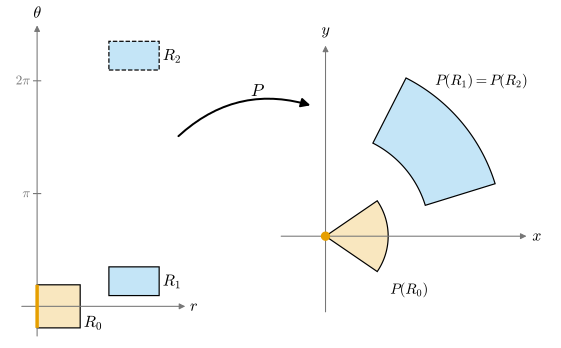

Write Python code to recreate this figure.
"""그림 2.3.1: 극좌표 사상은 r ≠ 0에서 국소적으로 가역이지만 대역적으로는 단사가 아니다 (2.3절, 예 2.3.10).

P(r, θ) = (r cos θ, r sin θ), det DP = r.
왼쪽 (r, θ) 평면:
    R_1 = [1, 1.7] × [0.3, 1.1],  R_2 = R_1 + (0, 2π)   (하늘색)
    R_0 = [0, 0.6] × [-0.6, 0.6]                       (주황, 왼쪽 변 r = 0은 굵은 주황 선)
오른쪽 (x, y) 평면: P(R_1) = P(R_2) (하늘색 부채꼴 띠), P(R_0) (주황 부채꼴), 변 r = 0은 원점 한 점으로 간다.
θ 축은 r 축보다 1/2로 줄여 그렸다 (매개변수 평면이므로 비율이 의미를 갖지 않는다).

실행: 프로젝트 루트에서 ``PYTHONPATH=tools python3 chapters/02-calculus-rn/figures/fig-2-3-1-polar-local-inverse.py``
"""

import dgfig

dgfig.setup()

import matplotlib.pyplot as plt
import numpy as np
from matplotlib.patches import Polygon

C = dgfig.COLORS
LW = dgfig.LW
TS = 0.5                                  # 왼쪽 그림에서 θ 축의 축척


def P(r, t):
    return np.array([r * np.cos(t), r * np.sin(t)])


R1 = (1.0, 1.7, 0.3, 1.1)
R2 = (1.0, 1.7, 0.3 + 2 * np.pi, 1.1 + 2 * np.pi)
R0 = (0.0, 0.6, -0.6, 0.6)


def rect(ax, R, color, alpha, ls="-", lw=0.9):
    r0, r1, t0, t1 = R
    pts = np.array([[r0, t0], [r1, t0], [r1, t1], [r0, t1]])
    pts[:, 1] *= TS
    ax.add_patch(Polygon(pts, closed=True, facecolor=color, alpha=alpha, lw=0, zorder=1))
    ax.add_patch(Polygon(pts, closed=True, fill=False, edgecolor=C["main"], lw=lw, ls=ls, zorder=2))


def image(R, n=120):
    r0, r1, t0, t1 = R
    s = np.linspace(0, 1, n)
    edge = np.concatenate([
        np.array([P(r0 + (r1 - r0) * u, t0) for u in s]),
        np.array([P(r1, t0 + (t1 - t0) * u) for u in s]),
        np.array([P(r1 - (r1 - r0) * u, t1) for u in s]),
        np.array([P(r0, t1 - (t1 - t0) * u) for u in s]),
    ])
    return edge


# 자기검사 (§12.1)
e1, e2 = image(R1), image(R2)
assert np.allclose(e1, e2)                                   # P(R_1) = P(R_2): 대역적으로 단사가 아님
assert np.allclose(image(R0)[3 * 120:], 0.0)                 # r = 0인 변은 원점으로
for (r, t) in ((1.3, 0.7), (0.3, 0.2), (1.0, 5.0)):
    J = np.array([[np.cos(t), -r * np.sin(t)], [np.sin(t), r * np.cos(t)]])
    assert abs(np.linalg.det(J) - r) < 1e-12                  # det DP = r

fig, (axL, axR) = plt.subplots(1, 2, figsize=(6.2, 3.7), gridspec_kw={"width_ratios": [0.9, 1.0]})

ax = axL
ax.set_aspect("equal")
ax.set_axis_off()
ax.annotate("", xy=(2.1, 0.0), xytext=(-0.25, 0.0),
            arrowprops=dict(arrowstyle="-|>", color=C["aux"], lw=0.8, mutation_scale=9))
ax.annotate("", xy=(0.0, TS * 7.9), xytext=(0.0, -TS * 0.9),
            arrowprops=dict(arrowstyle="-|>", color=C["aux"], lw=0.8, mutation_scale=9))
ax.text(2.13, 0.0, r"$r$", fontsize=12, va="center")
ax.text(0.0, TS * 7.95, r"$\theta$", fontsize=12, ha="center", va="bottom")
for val, lab in ((np.pi, r"$\pi$"), (2 * np.pi, r"$2\pi$")):
    ax.plot([-0.05, 0.05], [TS * val] * 2, color=C["aux"], lw=0.8)
    ax.text(-0.1, TS * val, lab, fontsize=10, ha="right", va="center", color=C["aux"])
rect(ax, R1, C["region"], 0.35)
rect(ax, R2, C["region"], 0.35, ls="--")
rect(ax, R0, C["accent"], 0.25)
ax.plot([0, 0], [TS * R0[2], TS * R0[3]], color=C["accent"], lw=2.6, zorder=4, solid_capstyle="butt")
ax.text(1.75, TS * 0.7, r"$R_1$", fontsize=12, va="center")
ax.text(1.75, TS * (0.7 + 2 * np.pi), r"$R_2$", fontsize=12, va="center")
ax.text(0.65, TS * (-0.45), r"$R_0$", fontsize=12, va="center", color=C["main"])
ax.set_xlim(-0.45, 2.3)
ax.set_ylim(-TS * 1.0, TS * 8.4)

ax = axR
ax.set_aspect("equal")
ax.set_axis_off()
ax.annotate("", xy=(1.95, 0.0), xytext=(-0.45, 0.0),
            arrowprops=dict(arrowstyle="-|>", color=C["aux"], lw=0.8, mutation_scale=9))
ax.annotate("", xy=(0.0, 1.85), xytext=(0.0, -0.75),
            arrowprops=dict(arrowstyle="-|>", color=C["aux"], lw=0.8, mutation_scale=9))
ax.text(1.98, 0.0, r"$x$", fontsize=12, va="center")
ax.text(0.0, 1.9, r"$y$", fontsize=12, ha="center", va="bottom")
ax.add_patch(Polygon(e1, closed=True, facecolor=C["region"], alpha=0.35, lw=0, zorder=1))
ax.add_patch(Polygon(e1, closed=True, fill=False, edgecolor=C["main"], lw=0.9, zorder=2))
e0 = image(R0)
ax.add_patch(Polygon(e0, closed=True, facecolor=C["accent"], alpha=0.25, lw=0, zorder=1))
ax.add_patch(Polygon(e0, closed=True, fill=False, edgecolor=C["main"], lw=0.9, zorder=2))
ax.plot(0, 0, "o", color=C["accent"], ms=6, zorder=5)
ax.text(1.05, 1.45, r"$P(R_1) = P(R_2)$", fontsize=11)
ax.text(0.62, -0.55, r"$P(R_0)$", fontsize=11)
ax.set_xlim(-0.6, 2.2)
ax.set_ylim(-0.85, 2.05)

dgfig.map_arrow(fig, axL, axR, r"$P$", xy_from=(0.86, 0.6), xy_to=(0.18, 0.72), rad=-0.3,
                label_offset=(0.0, 0.02))
fig.subplots_adjust(wspace=0.1, left=0.01, right=0.99, top=0.97, bottom=0.02)
dgfig.save(fig, __file__)
